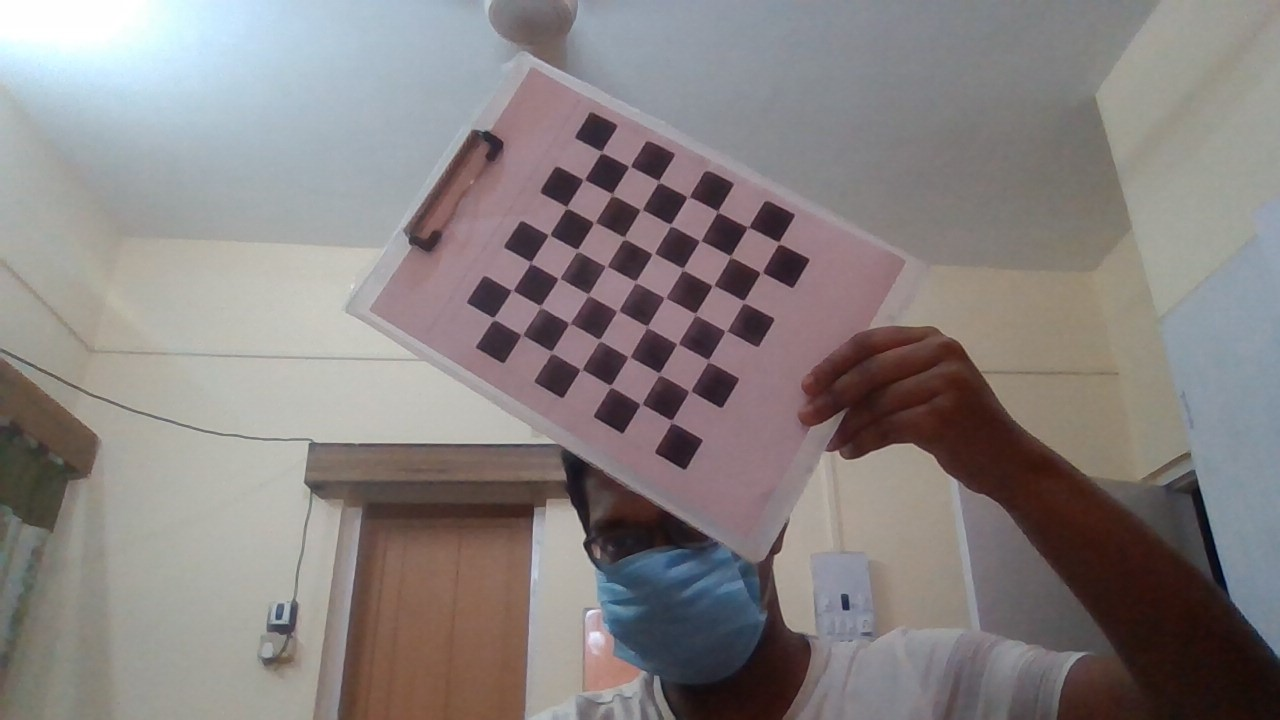
#> input picture Task 5/Images/WIN_20210511_22_49_32_Pro.jpg, 1280 x 720 px, found by its file name; its folder holds 4 pictures in this run
$ python T5_20CS30049_Calibration.py
#> lines starting #> are read from the running program, lines starting #| are printed output that depends on the picture
import cv2
import os
import numpy as np
from numpy.linalg import norm

imgdir=r"C:\Users\HP\OneDrive - iitkgp.ac.in\Desktop\AGV\Task 5\Images"


imgPoints=np.zeros((7*7,1,2),np.float32)

objPoints=np.zeros((7*7,3),np.float32)
objPoints[ :,:2]=np.mgrid[0:7,0:7].T.reshape(-1,2)

count=0

mtx=np.zeros((3,3),np.float32)
dist=np.zeros((1,5),np.float32)


for filename in os.listdir(imgdir):

    f=os.path.join(imgdir,filename)
    img=cv2.imread(f,1)
#> img is the input picture: shape (720, 1280, 3); mean B, G, R 129, 129.7, 135.9
    gray=cv2.cvtColor(img,cv2.COLOR_BGR2GRAY)
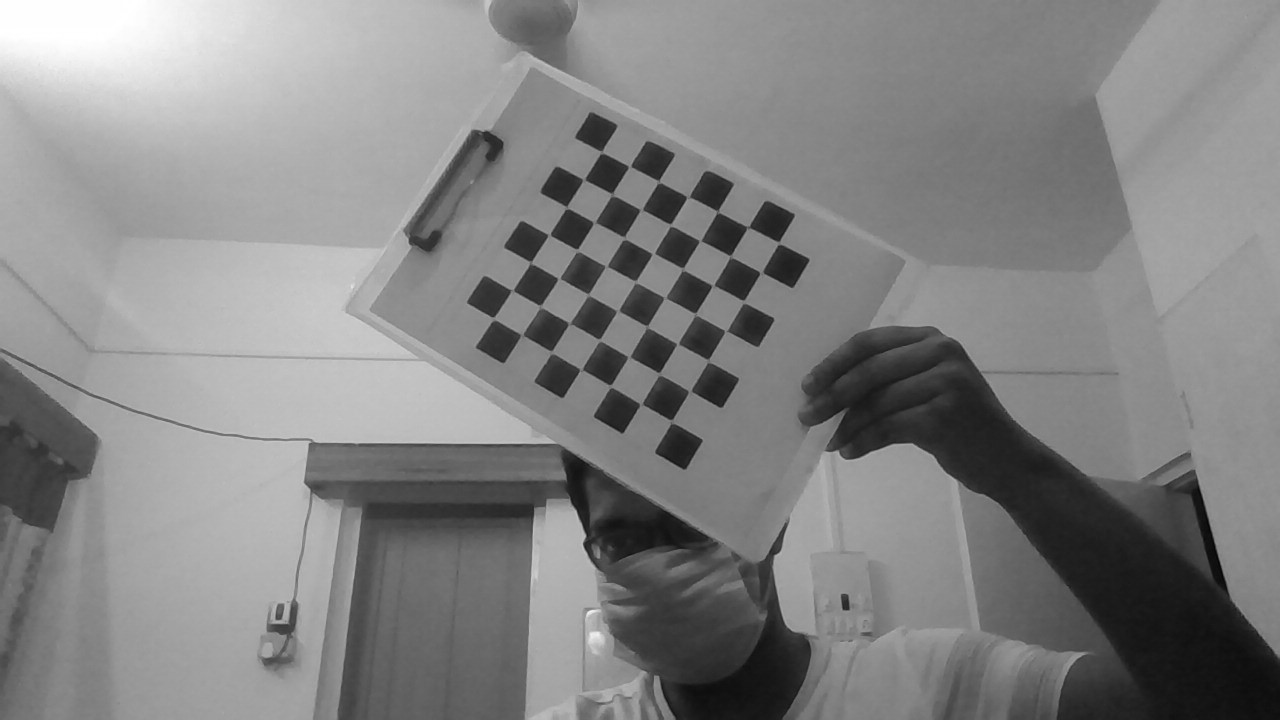
#> gray: shape (720, 1280); min 3, max 255, mean 131.5

    ret,corners=cv2.findChessboardCorners(gray,(7,7))
#> ret = True; corners = 49 rows, first 8: [602.3, 152.1], [629.5, 167.1], [658.5, 181.5], [688, 196.5], [716.6, 211.2], [749.4, 225.6], [779.1, 243.1], [583.7, 179.6]

    if (ret==False):

        print("No corners detected for ",filename)
        continue


    corners_new=cv2.cornerSubPix(gray,corners,(11,11),(-1,-1),(cv2.TERM_CRITERIA_EPS+cv2.TERM_CRITERIA_MAX_ITER,30,0.001))
#> corners_new = 49 rows, first 8: [601.4, 152], [629.4, 166.3], [658.6, 181.4], [688.1, 196.7], [717.5, 211.4], [748.1, 227.1], [778.6, 242.7], [583.8, 179.6]
    imgPoints=corners_new
#> imgPoints has the same summary as corners_new

    objPoints=objPoints.reshape(1,-1,3)
    imgPoints=imgPoints.reshape(1,-1,2)
#> imgPoints = 49 pairs, first value 493.5 to 778.6, second value 152 to 421.2

    objPoints=objPoints.astype('float32')
    imgPoints=imgPoints.astype('float32')

    if (count==0):

        ret,mtx,dist,rvecs,tvecs=cv2.calibrateCamera(objPoints,imgPoints,gray.shape[: :-1],None,None)
#> ret = 0.314; mtx = [[787.5, 0, 577.4], [0, 783, 372.8], [0, 0, 1]]; dist = [[-0.342, 6.82, -0.0235, -0.0265, -35.07]]; rvecs = ([-0.206, 0.212, 0.541],); tvecs = ([0.759, -6.59, 23.74],)
    else:
        ret,mtx,dist,rvecs,tvecs=cv2.calibrateCamera(objPoints,imgPoints,gray.shape[: :-1],mtx,dist)

    count=count+1
    print(count)
#> pass 2 of the loop `for filename in os.listdir(imgdir):`:
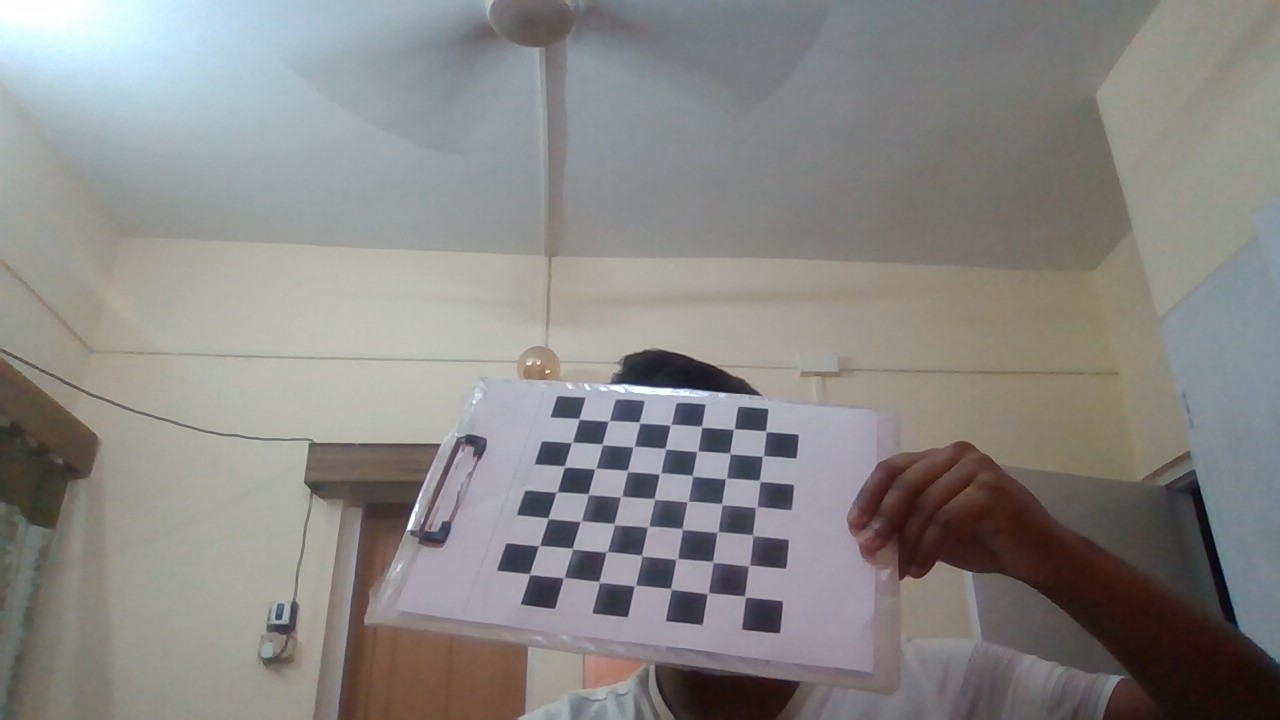
#> input picture Task 5/Images/WIN_20210511_22_49_35_Pro.jpg, 1280 x 720 px, found by its file name
#> img is the input picture: shape (720, 1280, 3); mean B, G, R 133.4, 135.6, 137.3
#> `gray=cv2.cvtColor(img,cv2.COLOR_BGR2GRAY)`:
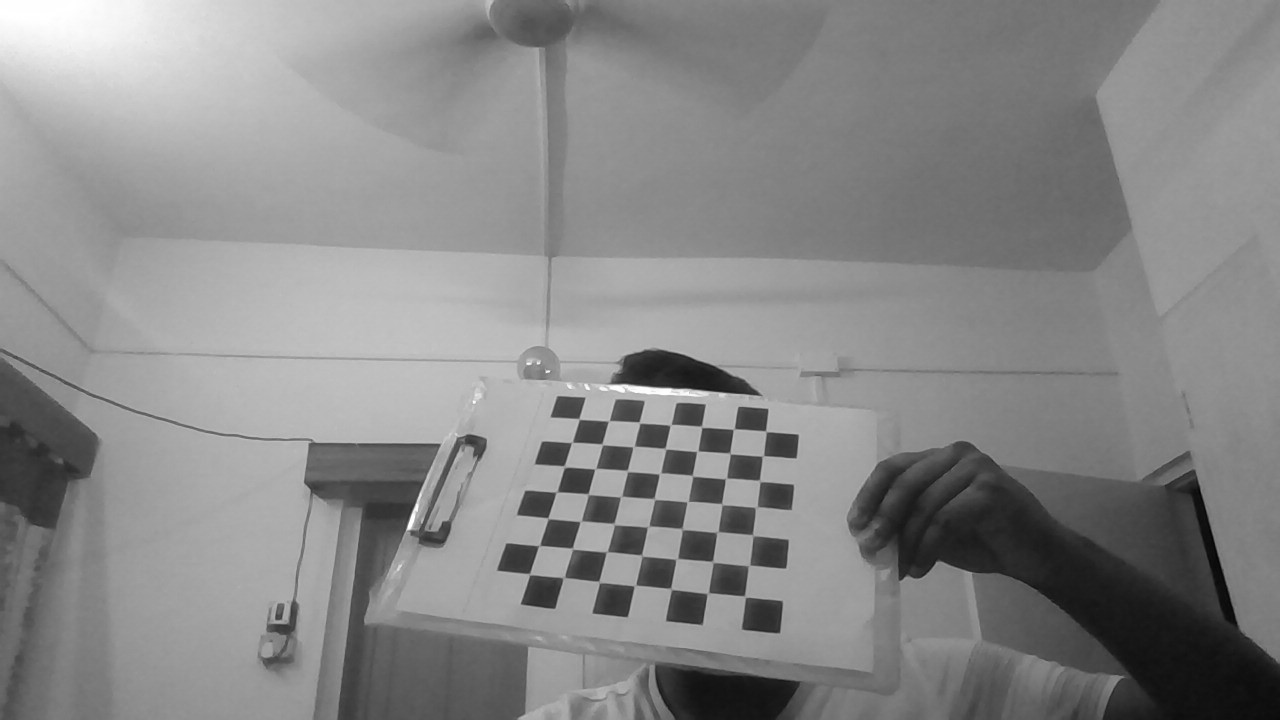
#> gray: shape (720, 1280); min 3, max 255, mean 135.8
#> `ret,corners=cv2.findChessboardCorners(gray,(7,7))`: ret = True; corners = 49 rows, first 8: [579, 419], [608.9, 420.9], [639.2, 422.5], [670.5, 425], [701.3, 426.6], [733.5, 429.3], [765.8, 431.4], [572.2, 442]
#> corners_new = 49 rows, first 8: [579, 419], [608.6, 420.9], [639.5, 422.6], [670.6, 424.7], [701.6, 426.7], [733.7, 429.1], [765.9, 431.3], [571.9, 442.4]
#> `imgPoints=corners_new`: imgPoints has the same summary as corners_new
#> `imgPoints=imgPoints.reshape(1,-1,2)`: imgPoints = 49 pairs, first value 529.6 to 765.9, second value 419 to 596.4
#> `ret,mtx,dist,rvecs,tvecs=cv2.calibrateCamera(objPoints,imgPoints,gray...`: ret = 0.351; mtx = [[949, 0, 600.8], [0, 877.5, 318.2], [0, 0, 1]]; dist = [[0.203, -6.2, 0.0368, -0.00868, 30.16]]; rvecs = ([-0.803, 0.233, 0.138],); tvecs = ([-0.699, 3.52, 30.96],)
#> pass 3 of the loop `for filename in os.listdir(imgdir):`:
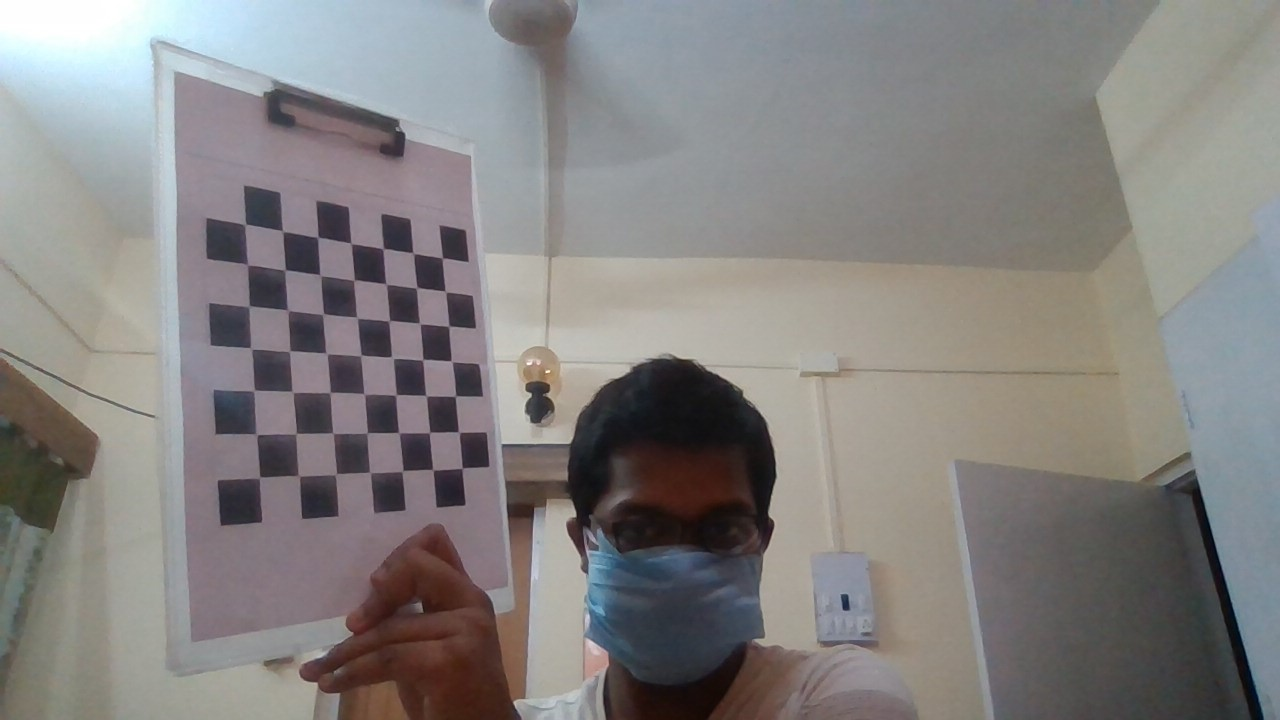
#> input picture Task 5/Images/WIN_20210511_22_49_42_Pro.jpg, 1280 x 720 px, found by its file name
#> img is the input picture: shape (720, 1280, 3); mean B, G, R 128.6, 129.8, 132.4
#> `gray=cv2.cvtColor(img,cv2.COLOR_BGR2GRAY)`:
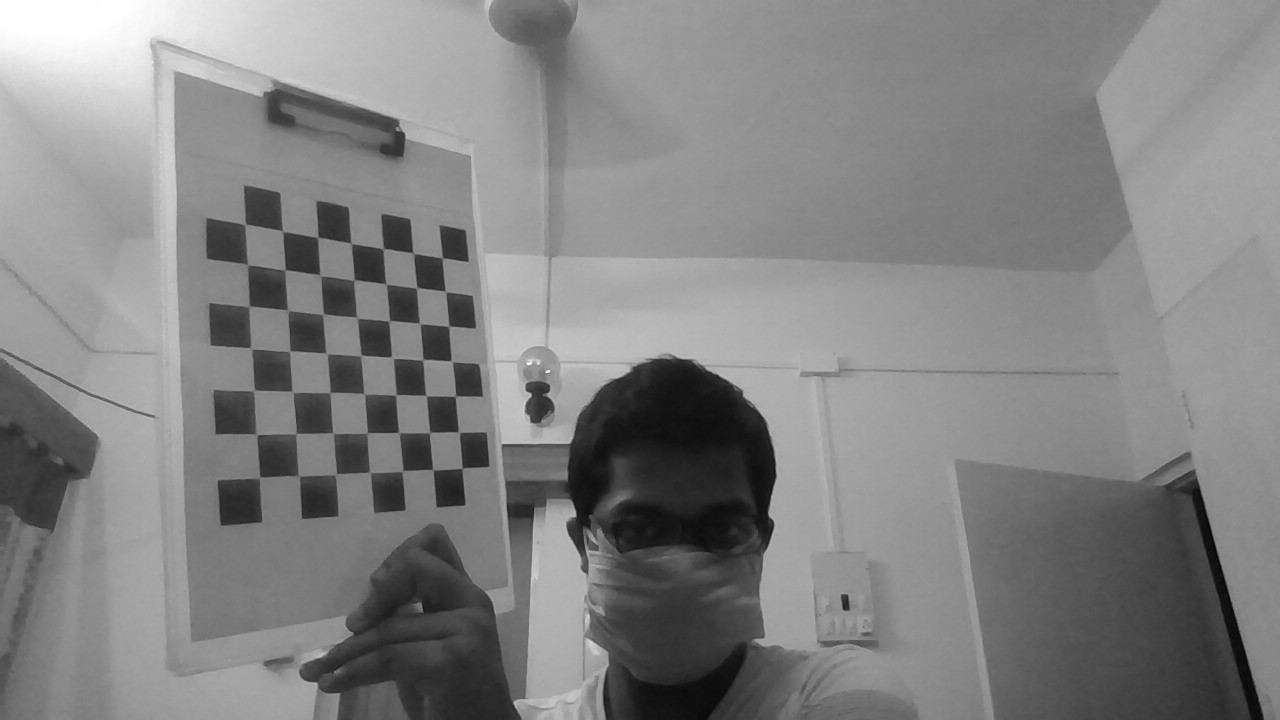
#> gray: shape (720, 1280); min 3, max 255, mean 130.5
#> `ret,corners=cv2.findChessboardCorners(gray,(7,7))`: ret = True; corners = 49 rows, first 8: [244.5, 224], [282.5, 229.2], [318.4, 237], [350.6, 243.1], [383, 249], [413.3, 252], [442, 258], [249.4, 264.8]
#> corners_new = 49 rows, first 8: [245.1, 224.3], [282.7, 231.2], [317.8, 237.2], [351.2, 243.3], [383.2, 248.5], [413.2, 253.1], [442.3, 257.9], [247.6, 264.5]
#> `imgPoints=corners_new`: imgPoints has the same summary as corners_new
#> `imgPoints=imgPoints.reshape(1,-1,2)`: imgPoints = 49 pairs, first value 245.1 to 462.1, second value 224.3 to 477.5
#> `ret,mtx,dist,rvecs,tvecs=cv2.calibrateCamera(objPoints,imgPoints,gray...`: ret = 0.447; mtx = [[697.2, 0, 627], [0, 804.5, 449.9], [0, 0, 1]]; dist = [[-0.00666, 0.366, -0.00316, 0.0532, -0.518]]; rvecs = ([-0.207, -0.704, -0.101],); tvecs = ([-10.67, -5.22, 18],)
#> the loop made 4 passes; the first 3 are shown


print("Camera matrix : ",mtx)
#| Camera matrix :  [[1.00998915e+03 0.00000000e+00 7.04264337e+02]
#|  [0.00000000e+00 9.88562074e+02 4.89382624e+02]
#|  [0.00000000e+00 0.00000000e+00 1.00000000e+00]]
print("Distortion coefficients : ",dist)
#| Distortion coefficients :  [[ 1.49065618e-01 -5.22386096e+00 -2.25440017e-03  2.11553839e-02
#|    2.95842536e+01]]
